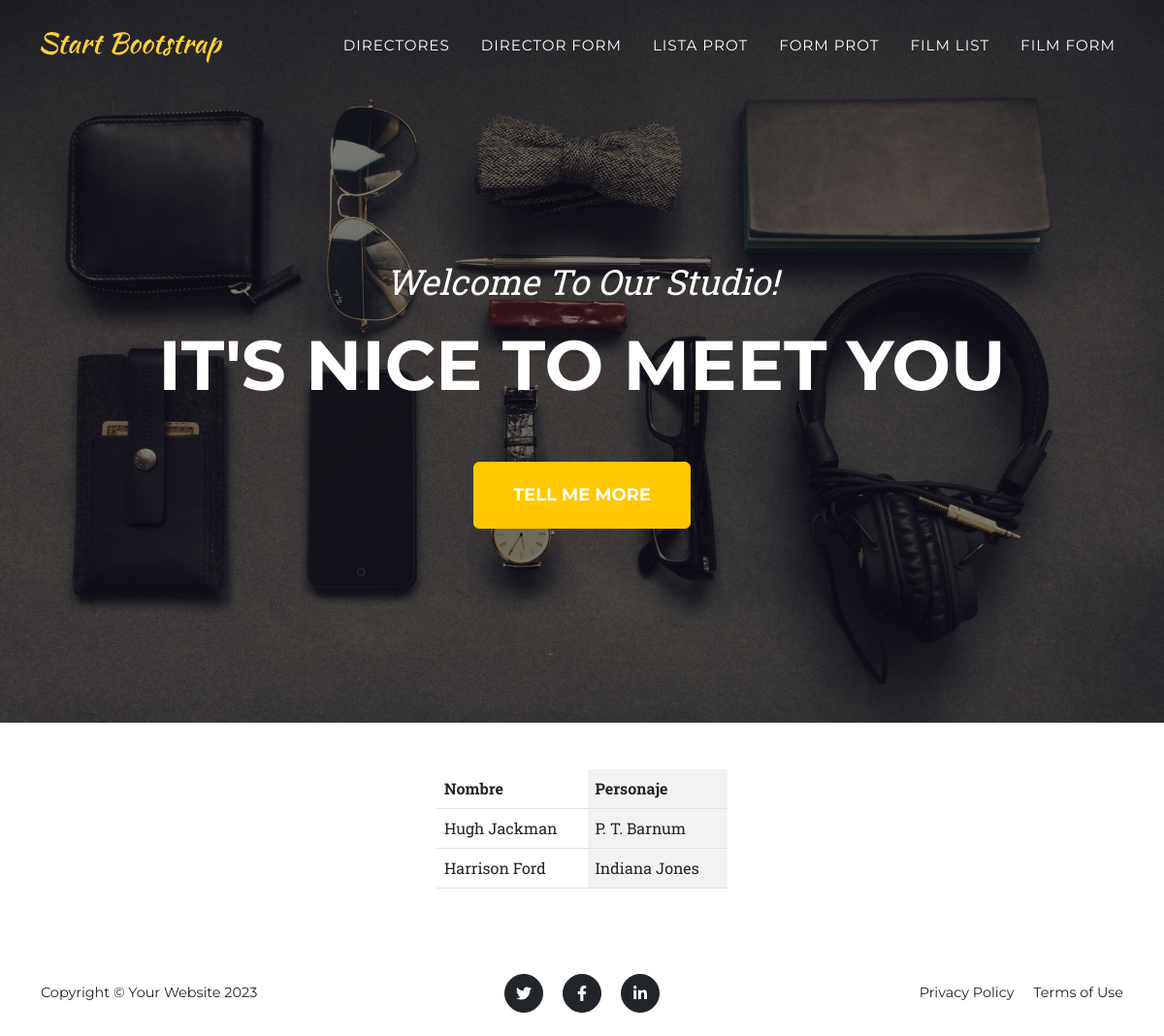
The page /protagonista/list on the database its author committed.
### core/models.py (models this page shows, shortened)
class Protagonista(models.Model):
    nombre = models.CharField(max_length=100)
    personaje = models.CharField(max_length=100)

### core/views.py (the view)
# urls.py: path("protagonista/list", views.protagonista_list, name="protagonista_list"),
def protagonista_list(request):
    consulta = models.Protagonista.objects.all()
    contexto = {"protagonistas": consulta}
    return render(request, "core/protagonista_list.html", contexto)

### core/templates/core/protagonista_list.html
{% extends 'core/base.html' %}
{% block contenido %}
    <div class="d-flex justify-content-center mt-5 mb-5">
        <table class="table table-striped-columns w-25 p-3 ">
            <thead>
                <th>Nombre</th>
                <th>Personaje</th>
            </thead>
            <tbody>
                {% for protagonista in protagonistas %}
                    <tr>
                        <td>{{ protagonista.nombre }}</td>
                        <td>{{ protagonista.personaje }}</td>
                    </tr>
                {% endfor %}
            </tbody>
        </table>
    </div>
{% endblock contenido %}

### rows shown on the page
Protagonista: nombre "Hugh Jackman", personaje "P. T. Barnum"
Protagonista: nombre "Harrison Ford", personaje "Indiana Jones"
